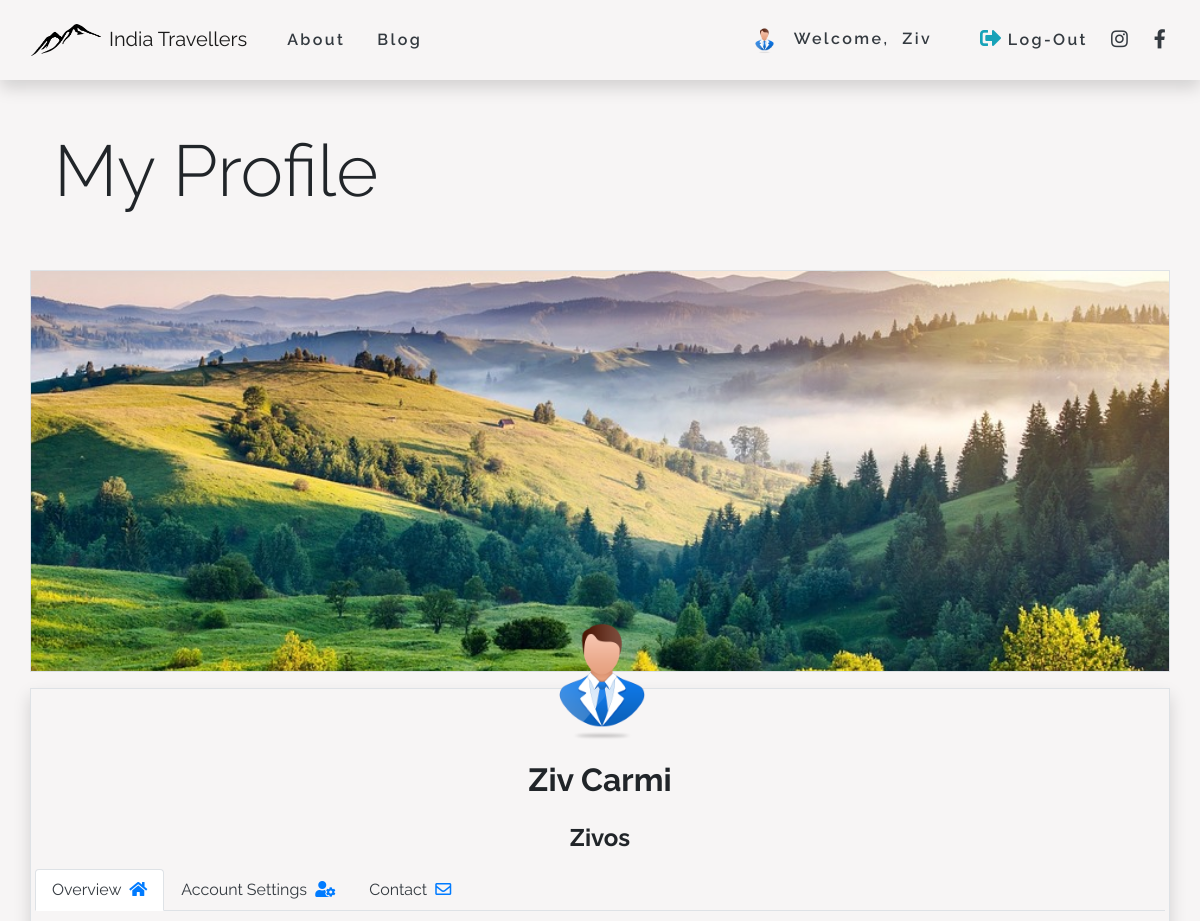
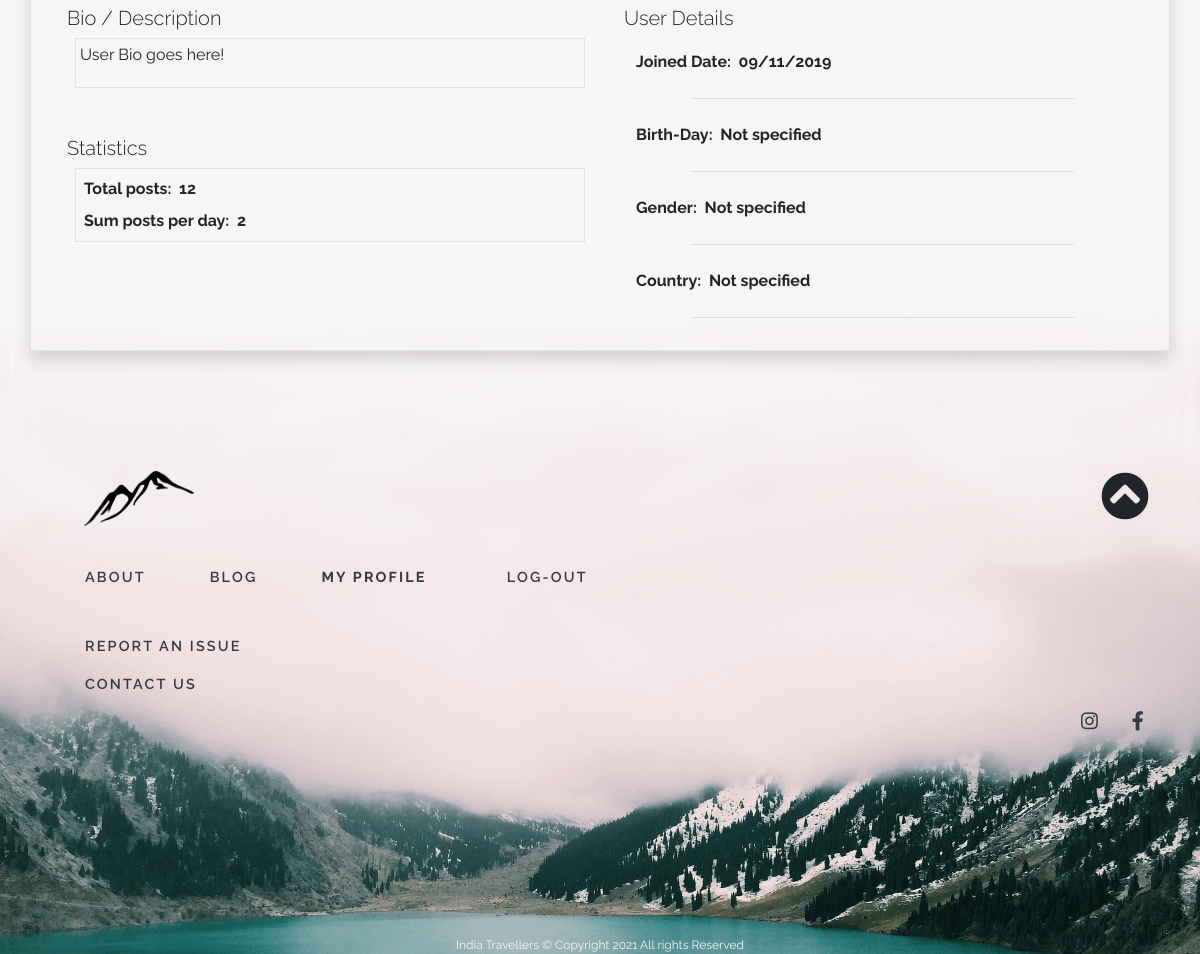
Screenshot of /my_profile.php?my_profile=1 (signed in) with the database file from the repository (2 pictures, top to bottom).
### tables this page shows
CREATE TABLE `users_profile` (
  `id` int(11) NOT NULL,
  `user_id` int(11) NOT NULL,
  `profile_image` varchar(255) NOT NULL,
  `date` date NOT NULL,
  `birth_day` date NOT NULL,
  `nickname` varchar(255) NOT NULL,
  `gender` varchar(1) NOT NULL,
  `country` varchar(255) NOT NULL
);

CREATE TABLE `users` (
  `id` int(11) NOT NULL,
  `first_name` varchar(255) NOT NULL,
  `last_name` varchar(255) NOT NULL,
  `email` varchar(255) NOT NULL,
  `password` varchar(255) NOT NULL
);

### my_profile.php (the view, shortened to what this page needs)
<?php
if (isset($_GET['my_profile']) && is_numeric($_GET['my_profile'])) {
  $my_profile = filter_input(INPUT_GET, 'my_profile', FILTER_SANITIZE_STRING);
  if ($my_profile) {
    $uid = $_SESSION['user_id'];
    $link = mysqli_connect(MYSQL_HOST, MYSQL_USER, MYSQL_PASSWORD, MYSQL_DB);
    $sql = "SELECT u.first_name, u.last_name, u.email, u.password, up.profile_image, DATE_FORMAT(up.date, '%d/%m/%Y') udate, DATE_FORMAT(up.birth_day, '%d/%m/%Y') ubday, up.nickname, up.gender, up.country
    FROM users u
    JOIN users_profile up ON up.user_id = $uid
    AND u.id = $uid LIMIT 1";
    $result = mysqli_query($link, $sql);
    if ($result && mysqli_num_rows($result) == 1) {
      $profile = mysqli_fetch_assoc($result);
      $first = ucfirst(strtolower($profile['first_name']));
      $last = ucfirst(strtolower($profile['last_name']));
      $bday_date = ($profile['ubday'] == '00/00/0000') ? 'Not specified' : $profile['ubday'];
      if ($profile['gender'] == 'f') {
        $gender = 'Female';
      } elseif ($profile['gender'] == 'm') {
        $gender = 'Male';
      } else {
        $gender = 'Not specified';
      }
    } else {
      header('location: ./');
      exit;
    }
  } else {
    header('location: blog.php');
    exit;
  }
} else {
  header('location: blog.php');
  exit;
}
?>
<?php include 'tpl/header.php'; ?>
<main>
  <div class="container">
    <div class="row">
      <div class="profile-header my-5 ml-4">
        <h1 class="display-3">My Profile</h1>
      </div>
    </div>
  </div>
  <div class="container-fluid p-0">
    <div class="container p-0 border">
      <img class="bgc-profile-img d-block w-100" src="images/carousel3.jpg">
    </div>
    <div class="container mt-3 shadow border p-1">
      <div class="mx-auto profile-image-block">
        <img src="images/<?= $profile['profile_image']; ?>" class="w-100 mx-auto rounded-circle user-profile-img">
      </div>
      <div class="text-center">
        <h2 class="p-2 font-weight-bold"><?= htmlentities($first) . ' ' . htmlentities($last) ?></h2>
        <h4 class="p-2 font-weight-bold"><?= htmlentities($profile['nickname']) ?></h4>
      </div>
      <ul class="nav nav-tabs" id="myTab" role="tablist">
        <li class="nav-item">
          <a class="nav-link active text-dark" id="home-tab" data-toggle="tab" href="#home" role="tab" aria-controls="home" aria-selected="true">Overview &nbsp;<i class="fas fa-home text-primary"></i></a>
        </li>
        <li class="nav-item">
          <a class="nav-link text-dark" id="profile-tab" data-toggle="tab" href="#profile" role="tab" aria-controls="profile" aria-selected="false">Account Settings &nbsp;<i class="fas fa-user-cog text-primary"></i></a>
        </li>
        <li class="nav-item">
          <a class="nav-link text-dark" id="contact-tab" data-toggle="tab" href="#contact" role="tab" aria-controls="contact" aria-selected="false">Contact &nbsp;<i class="far fa-envelope text-primary"></i></a>
        </li>
      </ul>
      <div class="tab-content mt-2 p-2" id="myTabContent">
        <div class="tab-pane fade show active" id="home" role="tabpanel" aria-labelledby="home-tab">
          <div class="d-flex">
            <div class="col-6 pl-4">
              <div class="mb-5">
                <h6 class="lead">Bio / Description</h6>
                <div class="pl-2">
                  <div class="mb-4 border">
                    <p class="p-1">User Bio goes here!</p>
                  </div>
                </div>
              </div>
              <div class="mb-5">
                <h6 class="lead">Statistics</h6>
                <div class="pl-2">
                  <div class="border p-1">
                    <p class="p-1 font-weight-bold m-0">Total posts: &nbsp;12</p>
                    <p class="p-1 font-weight-bold m-0">Sum posts per day: &nbsp;2</p>
                  </div>
                </div>
              </div>
            </div>
            <div class="col-6 pl-4">
              <h6 class="lead">User Details</h6>
              <div class="p-1">
                <p class="p-2 font-weight-bold">Joined Date: &nbsp;<?= htmlentities($profile['udate']) ?></p>
                <hr class="w-75">
                <p class="p-2 font-weight-bold">Birth-Day: &nbsp;<?= htmlentities($bday_date); ?></p>
                <hr class="w-75">
                <p class="p-2 font-weight-bold">Gender: &nbsp;<?= htmlentities($gender) ?></p>
                <hr class="w-75">
                <p class="p-2 font-weight-bold">Country: &nbsp;<?= htmlentities($profile['country']) ?></p>
                <hr class="w-75">
              </div>
            </div>
          </div>
        </div>
      </div>
    </div>
  </div>
</main>
<?php include 'tpl/footer.php' ?>

### css/style.css (style rules this page uses)
* { font-family: 'Raleway', sans-serif; }
body { background-color: #f7f5f5; }
main { margin-bottom: 7.5rem; }
.bgc-profile-img { max-height: 400px; object-fit: cover; }
.profile-image-block { width: 150px; height: 150px; margin-top: -90px; }

### rows the page displays
users_profile: profile_image (picture), user.first_name "Ziv", user.last_name "Carmi", nickname "Zivos", gender "Not specified", country "Not specified"

### other values shown
$_SESSION['user_name'] "Ziv"
$profile['udate'] "09/11/2019"
$bday_date "Not specified"
